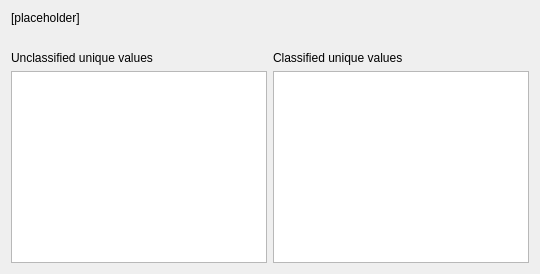
       <widget class="QWidget" name="pg9Classify">
        <layout class="QVBoxLayout" name="verticalLayout_14">
         <item>
          <widget class="QLabel" name="lblClassify">
           <property name="styleSheet">
            <string notr="true">font: 11pt &quot;Ubuntu&quot;;</string>
           </property>
           <property name="text">
            <string>&lt;html&gt;&lt;head/&gt;&lt;body&gt;&lt;p&gt;[placeholder]&lt;/p&gt;&lt;/body&gt;&lt;/html&gt;</string>
           </property>
           <property name="alignment">
            <set>Qt::AlignLeading|Qt::AlignLeft|Qt::AlignTop</set>
           </property>
           <property name="wordWrap">
            <bool>true</bool>
           </property>
          </widget>
         </item>
         <item>
          <spacer name="verticalSpacer_34">
           <property name="orientation">
            <enum>Qt::Vertical</enum>
           </property>
           <property name="sizeType">
            <enum>QSizePolicy::Fixed</enum>
           </property>
           <property name="sizeHint" stdset="0">
            <size>
             <width>20</width>
             <height>20</height>
            </size>
           </property>
          </spacer>
         </item>
         <item>
          <layout class="QGridLayout" name="gridLayout_15">
           <item row="1" column="1">
            <widget class="QTreeWidget" name="treeClasses">
             <property name="styleSheet">
              <string notr="true">font: 11pt &quot;Ubuntu&quot;;</string>
             </property>
             <property name="showDropIndicator" stdset="0">
              <bool>true</bool>
             </property>
             <property name="dragEnabled">
              <bool>false</bool>
             </property>
             <property name="dragDropOverwriteMode">
              <bool>false</bool>
             </property>
             <property name="dragDropMode">
              <enum>QAbstractItemView::DragDrop</enum>
             </property>
             <property name="defaultDropAction">
              <enum>Qt::MoveAction</enum>
             </property>
             <property name="selectionMode">
              <enum>QAbstractItemView::SingleSelection</enum>
             </property>
             <property name="rootIsDecorated">
              <bool>false</bool>
             </property>
             <property name="itemsExpandable">
              <bool>false</bool>
             </property>
             <property name="expandsOnDoubleClick">
              <bool>false</bool>
             </property>
             <attribute name="headerVisible">
              <bool>false</bool>
             </attribute>
             <column>
              <property name="text">
               <string>Classes</string>
              </property>
             </column>
            </widget>
           </item>
           <item row="0" column="1">
            <widget class="QLabel" name="label_8">
             <property name="styleSheet">
              <string notr="true">font: 11pt &quot;Ubuntu&quot;;</string>
             </property>
             <property name="text">
              <string>Classified unique values</string>
             </property>
             <property name="buddy">
              <cstring>treeClasses</cstring>
             </property>
            </widget>
           </item>
           <item row="0" column="0">
            <widget class="QLabel" name="label_7">
             <property name="styleSheet">
              <string notr="true">font: 11pt &quot;Ubuntu&quot;;</string>
             </property>
             <property name="text">
              <string>Unclassified unique values</string>
             </property>
             <property name="buddy">
              <cstring>lstUniqueValues</cstring>
             </property>
            </widget>
           </item>
           <item row="1" column="0">
            <widget class="QListWidget" name="lstUniqueValues">
             <property name="styleSheet">
              <string notr="true">font: 11pt &quot;Ubuntu&quot;;</string>
             </property>
             <property name="dragEnabled">
              <bool>false</bool>
             </property>
             <property name="dragDropOverwriteMode">
              <bool>false</bool>
             </property>
             <property name="dragDropMode">
              <enum>QAbstractItemView::DragDrop</enum>
             </property>
             <property name="defaultDropAction">
              <enum>Qt::MoveAction</enum>
             </property>
             <property name="selectionMode">
              <enum>QAbstractItemView::SingleSelection</enum>
             </property>
            </widget>
           </item>
          </layout>
         </item>
        </layout>
       </widget>
